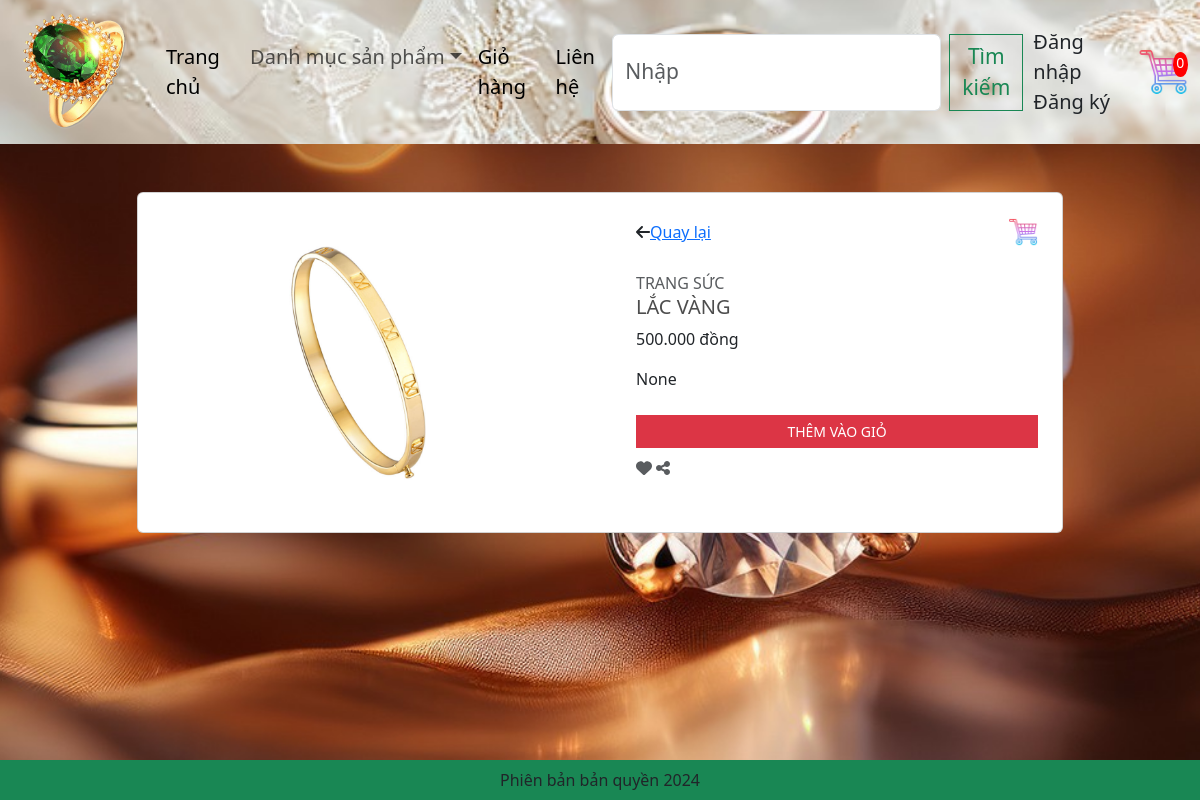
Screenshot of /detail/?id=3 with the database file from the repository.
### app/models.py (models this page shows, shortened)
class Product(models.Model):
    category = models.ManyToManyField(Category,related_name='product')
    name = models.CharField(max_length=200, null=True)  # Tên sản phẩm
    price = models.FloatField()  # Giá của sản phẩm
    digital = models.BooleanField(default=False, null=True, blank=False)  # Nếu là sản phẩm số
    image = models.ImageField(null=True, blank=True)  # Ảnh của sản phẩm
    detail = models.TextField(null=True,blank=True)
    @property
    def ImageURL(self):
        try:
            url = self.image.url
        except:
            url = ''
        return url

### app/views.py (the view)
# urls.py: path('detail/', views.detail, name="detail"),
def detail(request):
    if request.user.is_authenticated:
        customer = request.user
        order, created = Order.objects.get_or_create(customer=customer, complete=False)
        items = order.orderitem_set.all()
        cartItems = order.get_cart_items
        for item in items:
            if item.product: # Kiểm tra item.product có phải None không
                item.total_price = item.product.price * item.quantity
            else:
                print(f"OrderItem ID: {item.id}, Product: {item.product}") # In ra log nếu là None
                item.delete()
    else:
        items = []  # Nếu chưa đăng nhập, giỏ hàng rỗng
        order = {'get_cart_items': 0, 'get_cart_total': 0}  # Đơn hàng chưa có sản phẩm
        cartItems = order['get_cart_items']
    id = request.GET.get('id','')
    products = Product.objects.filter(id=id)
    categories = Category.objects.filter(is_sub =False)
    context = {'products':products,'categories':categories,'items': items, 'order': order,'cartItems':cartItems}  # Truyền dữ liệu giỏ hàng vào template
    return render(request, 'app/detail.html', context)

### app/templatetags/custom_filters.py (called while the page is built)
@register.filter
def format_currency(value):
    try:
        value = int(value)
    except (ValueError, TypeError):
        return value  # Trả lại nguyên giá trị nếu không phải số
    formatted_value = f"{value:,}".replace(",", ".")
    return f"{formatted_value} đồng"

### app/templates/app/detail.html (shortened to what this page needs)
{% extends 'app/base.html' %}
{% load static %}
        {% block register %}
        <div class="container mt-5 mb-5">
            {% for product in products %}
            <div class="row d-flex justify-content-center">
                <div class="col-md-10">
                    <div class="card">
                        <div class="row">
                            <div class="col-md-6 d-flex justify-content-center align-items-center">
                                <div class="images p-3">
                                    <div class="text-center p-4">
                                        <img id="main-image" src="{{product.ImageURL}}" width="350" style="max-width: 100%; height: auto;" />
                                    </div>
                                </div>
                            </div>
                            <div class="col-md-6">
                                <div class="product p-4">
                                    <div class="d-flex justify-content-between align-items-center">
                                        <div class="d-flex align-items-center">
                                            <i class="fa fa-arrow-left"></i>
                                            <span class="ml-1"><a href="{% url 'home' %}">Quay lại</a></span>
                                        </div>
                                        <a href="{% url 'cart' %}" class="cart-link">
                                            <img id="cart-icon" class="img-fluid" style="width: 30px;" src="{% static 'images/shoppingcart.png' %}" alt="Cart Icon">
                                        </a>
                                                                            </div>
                                    <div class="mt-4 mb-3"> <span class="text-uppercase text-muted brand">Trang sức</span>
                                        <h5 class="text-uppercase">{{product.name}}</h5>
                                        {% load custom_filters %}
                                        <div class="price d-flex flex-row align-items-center"> <span class="act-price"> {{ product.price|format_currency }} </span>
                                        </div>
                                    </div>
                                    <p class="about">{{product.detail}}</p>
                                    <div class="cart mt-4 align-items-center">
                                    <button data-product={{product.id}} data-action = "add" class="btn btn-danger text-uppercase mr-2 px-4 add-btn w-100 mb-2 update-cart">Thêm vào giỏ</button>
                                    <i class="fa fa-heart text-muted"></i> <i class="fa fa-share-alt text-muted"></i> </div>
                                </div>
                            </div>
                        </div>
                    </div>
                </div>
            </div>
            {% endfor %}
        </div>
        {% endblock register %}

### app/static/app/css/style.css (style rules this page uses)
.price { margin: 0; font-size: 16px; }
.add-btn { font-size: 14px; padding: 5px 10px; }
.cart-link { transition: transform 0.2s ease-in-out; }
body { background-image: url('/static/app/images/background.jpg'); background-repeat: no-repeat; background-size: cover; background-position: center center; background-attachment: fixed; }
.text-center { text-align: center; }

### app/static/app/css/main.css (style rules this page uses)
body { background-color: hsl(0, 0%, 98%); }
h1,h2,h3,h4,h5,h6 { color:hsl(0, 0%, 30%); }
.product { border-radius: 0 0 4px 4px; }
#cart-icon { width:25px; display: inline-block; margin-left: 15px; }
.btn { border-radius: 0; }

### rows the page displays
Product: ImageURL (picture), name "LẮC VÀNG", price "500.000 đồng", detail "None"

### other values shown
{{ cartItems }} "0"
